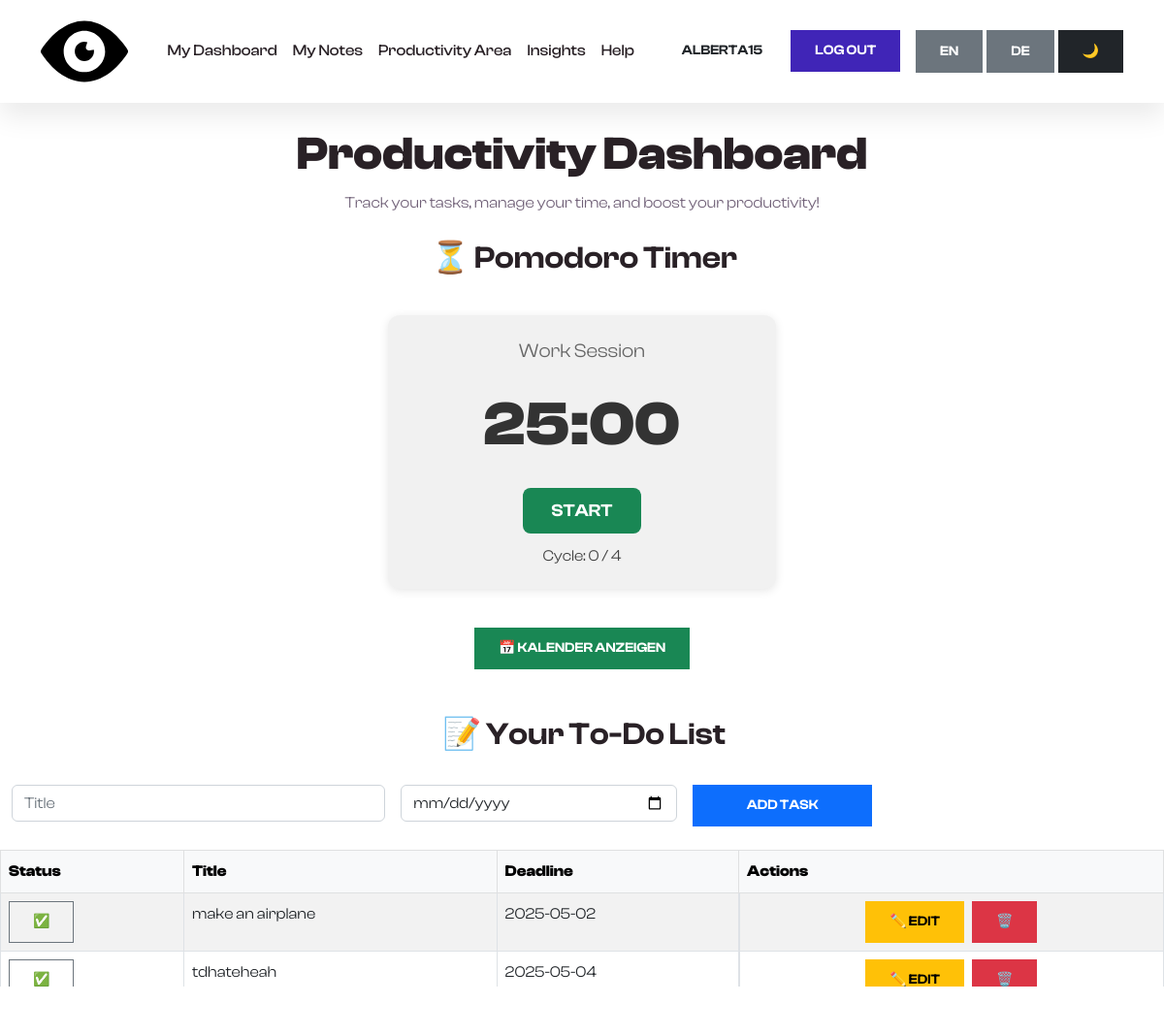
/productivity.php (signed in), run on the app's committed database.
### tables this page shows
CREATE TABLE `tasks` (
  `id` int(11) NOT NULL,
  `user_id` int(11) DEFAULT NULL,
  `title` varchar(255) DEFAULT NULL,
  `deadline` date DEFAULT NULL,
  `is_completed` tinyint(1) DEFAULT 0
);

### productivity.php (the view, shortened to what this page needs)
<?php include('includes/db.php'); ?>
<?php include('includes/header.php'); ?>
<?php include('includes/nav.php'); ?>
<div class="mb-5">
    <h1 class="display-5 fw-bold text-center mt-4">Productivity Dashboard</h1>
    <p class="text-center">Track your tasks, manage your time, and boost your productivity!</p>
    <h2 class="mb-3 mt-4 ms-1 text-center">⏳ Pomodoro Timer</h2>
        <div id="pomodoro">
            <div id="status">Ready to work</div>
            <div id="timer">25:00</div>
            <button id="startBtn" onclick="startPomodoro()" class="btn btn-brand">Start</button>
            <div id="cycle">Cycle: 0 / 4</div>
        </div>
<div class="text-center mb-3">
    <button class="btn btn-success" data-bs-toggle="modal" data-bs-target="#calendarModal">
        📅 Kalender anzeigen
    </button>
</div>
</div>
    <div class="mb-5">
        <h2 class="mb-3 mt-4 ms-1 text-center">📝 Your To-Do List</h2>
        <form class="row g-3 mb-4 mt-2 ms-1" method="POST" action="api/tasks.php">
            <div class="col-md-4">
                <input type="text" name="title" class="form-control" placeholder="Title" required>
            </div>
            <div class="col-md-3">
                <input type="date" name="deadline" class="form-control" required>
            </div>
            <div class="col-md-2">
                <button type="submit" name="add" class="btn btn-primary w-100">Add Task</button>
            </div>
        </form>
        <div class="table-responsive">
            <table class="table table-striped table-bordered">
                <thead class="table-light">
                    <tr>
                        <th>Status</th>
                        <th>Title</th>
                        <th>Deadline</th>
                        <th>Actions</th>
                    </tr>
                </thead>
                <tbody>
                    <?php
                    $stmt = $pdo->prepare("SELECT * FROM tasks WHERE user_id = ?");
                    $stmt->execute([$_SESSION['user_id']]);
                    foreach ($stmt as $task):
                    ?>
                    <tr>
                        <td>
                            <form method="POST" action="api/tasks.php">
                                <button type="submit" name="toggle" class="btn btn-sm btn-outline-secondary"><?= $task['is_completed'] ? "✅" : "❌" ?></button>
                            </form>
                        </td>
                        <td><?= htmlspecialchars($task['title']) ?></td>
                        <td><?= htmlspecialchars($task['deadline']) ?></td>
                        <td class="d-flex justify-content-center gap-2">
                            <button type="button" class="btn btn-sm btn-warning" data-bs-toggle="modal" data-bs-target="#editModal<?= $task['id'] ?>">
                                ✏️ Edit
                            </button>
                            <form method="POST" action="api/tasks.php" onsubmit="return confirm('Delete this task?')">
                                <button type="submit" name="delete" class="btn btn-sm btn-danger">🗑️</button>
                            </form>
                        </td>
                    </tr>
                    <?php endforeach; ?>
                </tbody>
            </table>
        </div>
<link href="https://cdn.jsdelivr.net/npm/fullcalendar@6.1.11/index.global.min.css" rel="stylesheet">

### BigBrother/assets/css/style.css (style rules this page uses)
:root { --c-dark: #292126; --c-brand: #4025b7; --c-brand-light: #7996d4; --c-brand-rgb: 78, 87, 212; --c-body: #716178; --font-base: "ClashDisplay", sans-serif; --box-shadow: 0px 15px 25px rgba(0,0,0,0.08); --transition: all 0.5s ease; }
body { font-family: var(--font-base); line-height: 1.7; color: var(--c-body); }
h1, h2, h3,h4, h5, h6, .h1, .h2, .h3, .h4, .h5, .h6 { font-weight: 600; color: var(--c-dark); }
.btn { font-weight: 600; font-size: 14px; text-transform: uppercase; border-radius: 0; padding: 10px 24px; }
.btn-brand { background-color: var(--c-brand); border-color: var(--c-brand); color: white; }

### asset/style.css (style rules this page uses)
#pomodoro { text-align: center; margin-top: 40px; margin-bottom: 40px; background-color: #f1f1f1; border-radius: 12px; padding: 20px; max-width: 400px; margin-left: auto; margin-right: auto; box-shadow: 0 2px 10px rgba(0, 0, 0, 0.1); }
#timer { font-size: 64px; font-weight: bold; margin-bottom: 10px; color: #333; }
#status { font-size: 20px; margin-bottom: 5px; color: #666; }
#startBtn { padding: 10px 30px; font-size: 18px; border: none; background-color: #198754; color: white; border-radius: 8px; cursor: pointer; }
#cycle { margin-top: 10px; color: #444; }

### data on the page
tasks: title "make an airplane", deadline "2025-05-02"
tasks: title "tdhateheah", deadline "2025-05-04"

### other printed values
$_SESSION['username'] "ALBERTA15"
